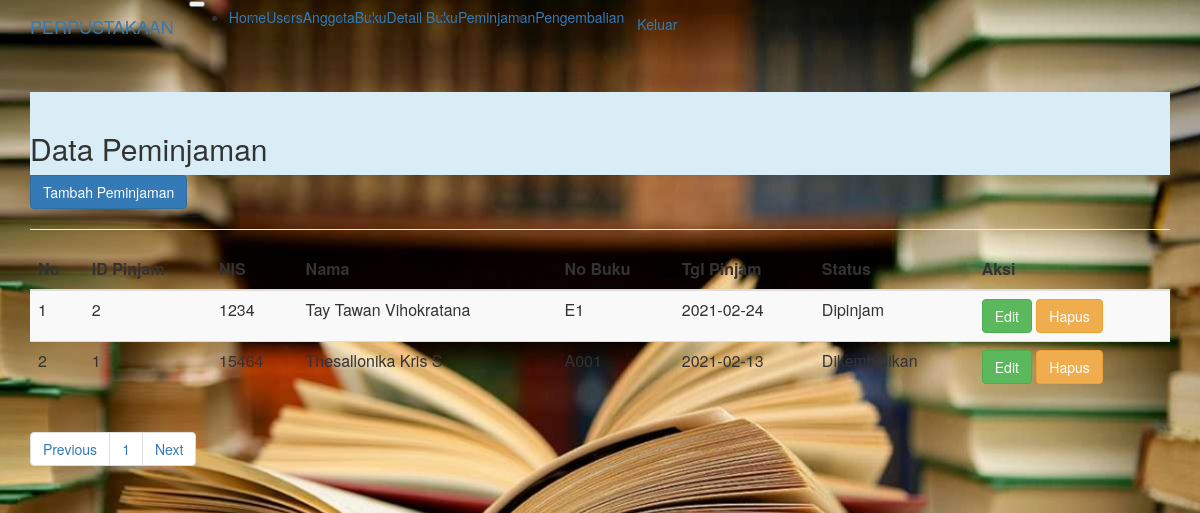
Screenshot of /pinjam.php (signed in) with the database file from the repository.
### tables this page shows
CREATE TABLE `peminjaman` (
  `idpinjam` int(5) NOT NULL,
  `nis` int(10) NOT NULL,
  `nama` varchar(50) NOT NULL,
  `nobuku` varchar(10) NOT NULL,
  `tglpinjam` date NOT NULL,
  `status` varchar(20) NOT NULL
);

### koneksi.php (called while the page is built, shortened)
<?php
	class database{
		var $host 	= "localhost";
		var $uname	= "root";
		var $passw	= "";
		var $db 	= "perpustakaan";
		function __construct(){
			$this->koneksi = mysqli_connect(
				$this->host,
				$this->uname,
				$this->passw,
				$this->db);
		}
		function tampil_user(){
			$query = mysqli_query($this->koneksi,"select * from users");
			$data = $query->num_rows;
			return $data;
		}
		function tampil_pinjam_paging($awal,$batas){
			$data = mysqli_query($this->koneksi,"select * from peminjaman order by tglpinjam desc limit $awal,$batas");
			while($row = mysqli_fetch_array($data)){
				$hasil[] = $row;
			}
			$jml = $data->num_rows;
			if ($jml != 0){
				return $hasil;
			}
		}
	}
?>

### view_pinjam.php (the view)
<div class="table-responsive">
<table class="table table-striped">
<a href="tambah_pinjam.php" class="btn btn-primary">Tambah Peminjaman</a>
<hr>
	<thead class="thead-dark">
	<tr>
		<th>No</th>
		<th>ID Pinjam</th>
		<th>NIS</th>
		<th>Nama</th>
		<th>No Buku</th>
		<th>Tgl Pinjam</th>
		<th>Status</th>
		<th>Aksi</th>
	</tr>
	</thead>
	<tbody>
	<?php
		foreach($data_pinjam as $row){
	?>
	<tr>
		<td><?php echo $nomor++; ?></td>
		<td><?php echo $row['idpinjam']; ?></td>
		<td><?php echo $row['nis']; ?></td>
		<td><?php echo $row['nama']; ?></td>
		<td><?php echo $row['nobuku']; ?></td>
		<td><?php echo $row['tglpinjam']; ?></td>
		<?php
			$cekstatus = $row['status'];
			if($cekstatus=='P'){
				$status="Dipinjam";
				echo "<td class='table-warning'>$status</td>";
			}else{
				$status="Dikembalikan";
				echo "<td class='table-danger'>$status</td>";
			}
		?>
		<td>
			<a class="btn btn-success" a href="edit_pinjam.php?idpinjam=<?php echo $row['idpinjam']; ?>">Edit</a>
			<a class="btn btn-warning" a href="proses_pinjam.php?aksi=hapus_pinjam&idpinjam=
			<?php echo $row['idpinjam']; ?>
			"onclick='return confirm("Apakah Yakin Ingin Menghapus?")'>Hapus</a>
		</td>
		<?php
			}
		?>
		</tr>
		</tbody>
	</table>
	<nav>
		<ul class="pagination justify-content-center">
			<li class="page-item">
				<a class="page-link" <?php if($halaman > 1) {echo "href='?halaman=$previous'";} ?>>Previous</a>
			</li>
			<?php
			for($x=1;$x<=$total_halaman;$x++){
				?>
				<li class="page-item"><a class="page-link" href="?halaman=<?php echo $x ?>"><?php echo $x; ?></a></li>
				<?php
			}
			?>
			<li class="page-item">
				<a class="page-link" <?php if($halaman < $total_halaman) {echo "href='?halaman=$next'";} ?>>Next</a>
			</li>
		</ul>
	</nav>
</div>

### pinjam.php (style rules this page uses)
body { background-image: url('buku5.jpg'); background-repeat: no-repeat; background-size: cover; }

### rows the page displays
peminjaman: idpinjam "2", nis "1234", nama "Tay Tawan Vihokratana", nobuku "E1", tglpinjam "2021-02-24", status "Dipinjam"
peminjaman: idpinjam "1", nis "15464", nama "Thesallonika Kris S", nobuku "A001", tglpinjam "2021-02-13", status "Dikembalikan"
